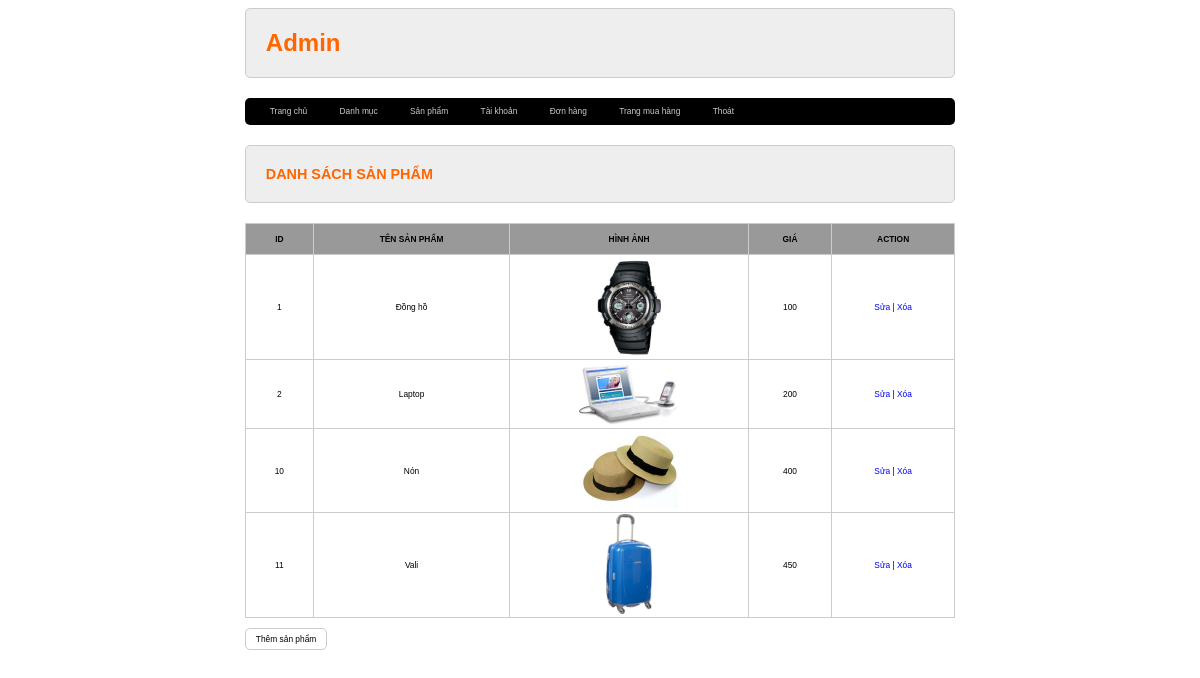
The page /admin/index.php?act=products (signed in) on the database its author committed.
### tables this page shows
CREATE TABLE `products` (
  `id` int(11) NOT NULL,
  `category_id` int(11) NOT NULL,
  `name` varchar(50) NOT NULL,
  `description` text NOT NULL,
  `price` double(11,2) NOT NULL,
  `quantity` int(3) NOT NULL,
  `image` varchar(100) DEFAULT NULL,
  `creation_date` timestamp NOT NULL DEFAULT current_timestamp() ON UPDATE current_timestamp(),
  `updation_date` timestamp NOT NULL DEFAULT current_timestamp()
);

### model/products.php (called while the page is built, shortened)
<?php
function producstList($categoryId = 0){
    $conn = connectdb();
    if ($categoryId != 0)
        $querySQL="SELECT * FROM products WHERE category_id = " . $categoryId;
    else
        $querySQL="SELECT * FROM products";
    $stmt = $conn->prepare($querySQL);
    $stmt->execute();
    $stmt->setFetchMode(PDO::FETCH_ASSOC);
    $result = $stmt->fetchAll();
    if(count($result) > 0) return $result;
    else return 0;
  }
?>

### admin/view/products.php (the view)
<div class="row">
            <div class="row frmtitle">
                <H1>DANH SÁCH SẢN PHẨM</H1>
            </div>
            <div class="row frmcontent">
                <div class="row mb10 frmdssanpham">
                    <table>
                        <tr>
                            <th>ID</th>
                            <th>TÊN SẢN PHẨM</th>
                            <th>HÌNH ẢNH</th>
                            <th>GIÁ</th>
                            <th>ACTION</th>
                        </tr>
                        <?php
                        foreach($products as $item) {
                        ?>
                        <tr>
                            <td><?=$item['id']?></td>
                            <td><?=$item['name']?></td>
                            <td><img src="<?=$item['image']?>" width="200px"></td>
                            <td><?=$item['price']?></td>
                            <td><a href="index.php?act=updateProduct&id=<?=$item['id']?>">Sửa</a> | <a href="index.php?act=deleteProduct&id=<?=$item['id']?>">Xóa</a></td>
                        </tr>
                        <?php
                        }
                        ?>
                    </table>
                </div>
                <div class="row mb10">
                    <a href="index.php?act=addProduct"><input type="button" value="Thêm sản phẩm"></a>
                </div>
            </div>
</div>

### view/css/style.css (style rules this page uses)
* { box-sizing: border-box; font-family: sans-serif; font-size: 0.7vw; }
.row { float: left; width: 100%; }
.mb10 { margin-bottom: 10px; }
a { text-decoration: none; }
h1 { margin: 20px 0px; font-size: 1.2vw; color: #F60; }
table { width: 100%; border-collapse: collapse; }
th { background-color: #999; padding: 10px; }
th, td { border: 1px #CCC solid; text-align: center; }
td img { width: 100px; }
.formtaikhoan input[type="submit"], .frmcontent input[type="submit"], .frmcontent input[type="reset"], .frmcontent input[type="button"] { border-radius: 5px; padding: 5px 10px; background-color: white; border: 1px #CCC solid; }
.frmtitle { background-color: #EEE; border: 1px #CCC solid; color: #666; border-radius: 5px; padding: 0px 20px; }
.frmcontent { padding: 20px 0px; }

### rows shown on the page
products: id "1", name "Đồng hồ", image (picture), price "100"
products: id "2", name "Laptop", image (picture), price "200"
products: id "10", name "Nón", image (picture), price "400"
products: id "11", name "Vali", image (picture), price "450"
